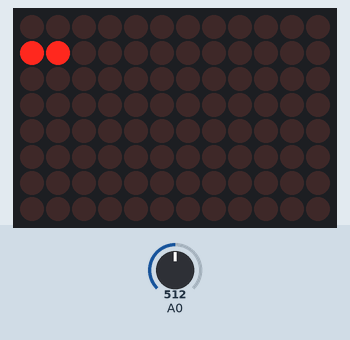
This sketch was run on a simulated Arduino Uno R4 WiFi. Shown: 12×8 LED matrix. Inputs (shaded band) come from the test bench; at power-on: A0 = 512.

Above: at 1.26 s.
1.3 s: A0 set to 716
At 1.36 s:
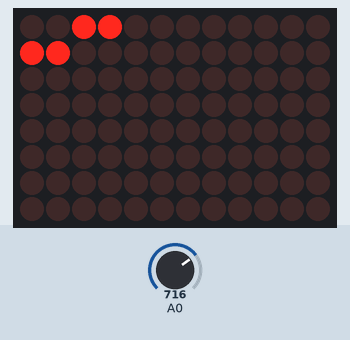
2.9 s: A0 set to 511
At 2.91 s:
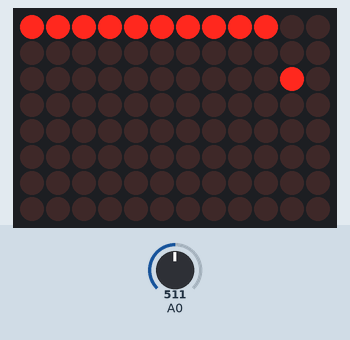
4.6 s: A0 set to 306
At 4.62 s:
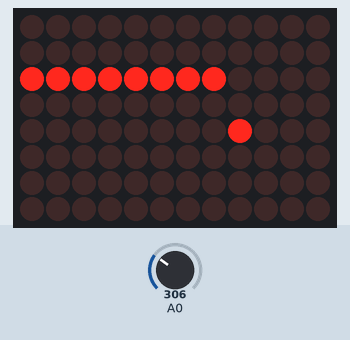
6.3 s: A0 set to 122
At 6.33 s:
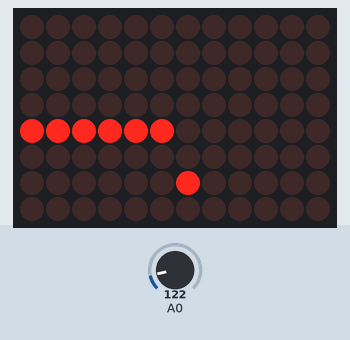
7.9 s: A0 set to 0
At 7.93 s:
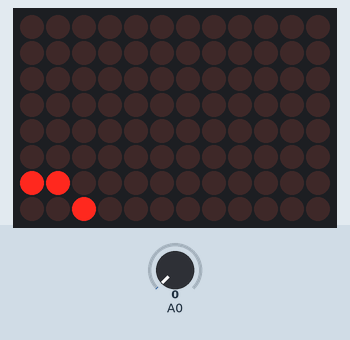
9.5 s: A0 set to 900
At 9.54 s:
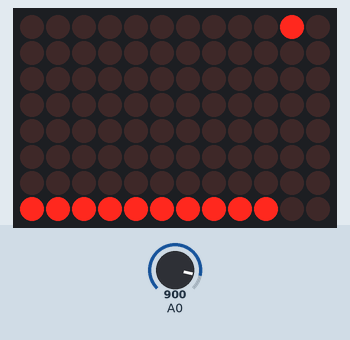

The sketch:

matrix_oscillo.ino
```cpp
#include "Arduino_LED_Matrix.h"
ArduinoLEDMatrix matrix;

byte frame[8][12] = {
{0,0,0,0, 0,0,0,0, 0,0,0,0},
{0,0,0,0, 0,0,0,0, 0,0,0,0},
{0,0,0,0, 0,0,0,0, 0,0,0,0},
{0,0,0,0, 0,0,0,0, 0,0,0,0},
{0,0,0,0, 0,0,0,0, 0,0,0,0},
{0,0,0,0, 0,0,0,0, 0,0,0,0},
{0,0,0,0, 0,0,0,0, 0,0,0,0},
{0,0,0,0, 0,0,0,0, 0,0,0,0}
};

int x = 0;
int y = 0;

void setup() {
  Serial.begin(115200);
  matrix.begin();

}

void loop() {
  //clearDisplay();

  int v = analogRead(A0);
  y = map(v, 0, 1024, 0, 12);
  setPix(x,y, 1);

  x++;
  if (x >= 12) {
    x = 0;
    clearDisplay();
  }

  matrix.renderBitmap(frame, 8, 12);
  delay(50);
}

void clearDisplay(){
  for (int i = 0; i < 8; i++) {
    for (int j = 0; j < 12; j++) {
      frame[i][j] = 0;
    }
  }
}

void setPix(int x, int y, byte val){
  x = constrain(x, 0, 11);
  y = constrain(y, 0, 7);
  frame[7-y][x] = val;
}
```

Measured:
- after the input at 1.3 s, the display: first changes at once (image 1 shows a later state)
- after the input at 2.9 s, the display: changes at once (image 2)
- after the input at 4.6 s, the display: changes at once (image 3)
- after the input at 6.3 s, the display: changes at once (image 4)
- after the input at 7.9 s, the display: changes at once (image 5)
- after the input at 9.5 s, the display: changes at once (image 6)
